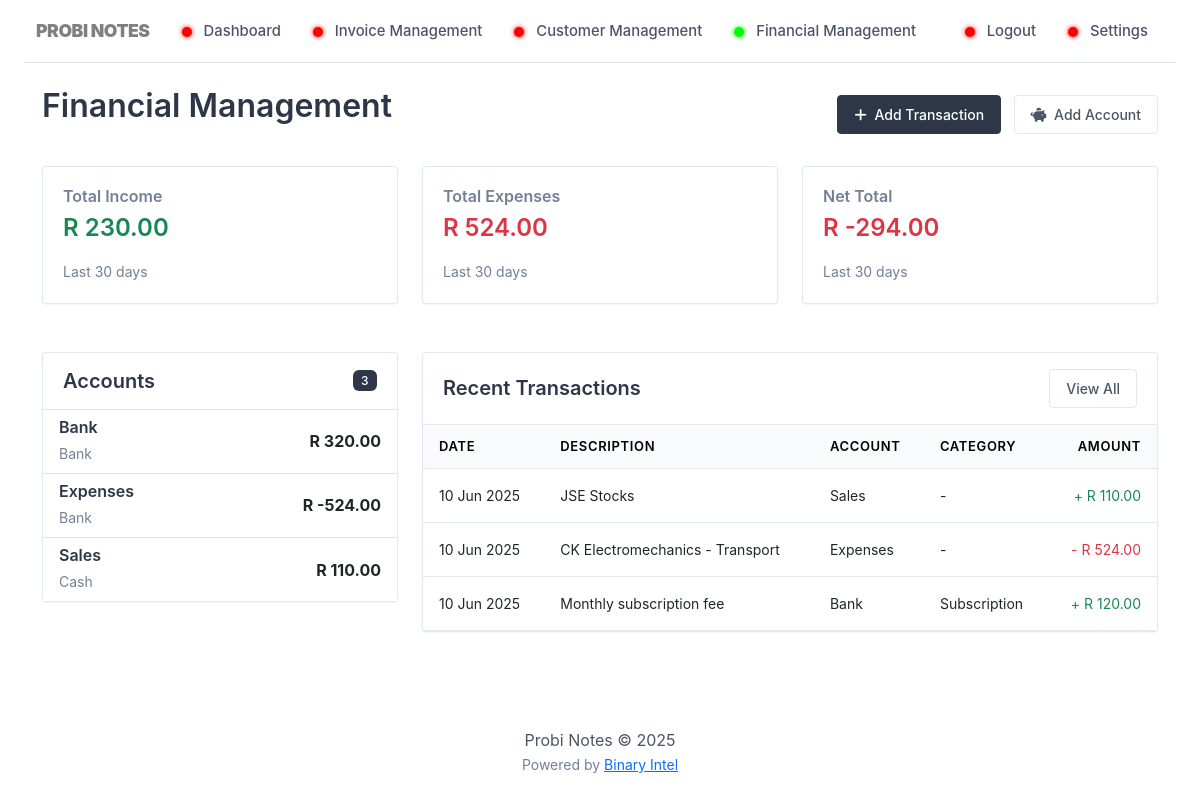
Screenshot of /financial/list.php (signed in) with the database file from the repository.
### tables this page shows
CREATE TABLE `financial_accounts` (
  `id` int(11) NOT NULL,
  `user_id` int(11) NOT NULL,
  `account_name` varchar(100) NOT NULL,
  `account_type` enum('bank','cash','credit_card','investment','loan','other') NOT NULL,
  `account_number` varchar(50) DEFAULT NULL,
  `bank_name` varchar(100) DEFAULT NULL,
  `opening_balance` decimal(15,2) DEFAULT 0.00,
  `current_balance` decimal(15,2) DEFAULT 0.00,
  `currency` varchar(3) DEFAULT 'ZAR',
  `description` text DEFAULT NULL,
  `is_active` tinyint(1) DEFAULT 1,
  `created_at` timestamp NOT NULL DEFAULT current_timestamp(),
  `updated_at` timestamp NOT NULL DEFAULT current_timestamp() ON UPDATE current_timestamp()
);

CREATE TABLE `transactions` (
  `id` int(11) NOT NULL,
  `user_id` int(11) NOT NULL,
  `account_id` int(11) NOT NULL,
  `transaction_date` date NOT NULL,
  `amount` decimal(15,2) NOT NULL,
  `type` enum('income','expense','transfer') NOT NULL,
  `category_id` int(11) DEFAULT NULL,
  `payee` varchar(100) DEFAULT NULL,
  `description` text DEFAULT NULL,
  `reference` varchar(100) DEFAULT NULL,
  `is_reconciled` tinyint(1) DEFAULT 0,
  `created_at` timestamp NOT NULL DEFAULT current_timestamp(),
  `updated_at` timestamp NOT NULL DEFAULT current_timestamp() ON UPDATE current_timestamp()
);

CREATE TABLE `transaction_categories` (
  `id` int(11) NOT NULL,
  `user_id` int(11) NOT NULL,
  `name` varchar(50) NOT NULL,
  `type` enum('income','expense') NOT NULL,
  `color` varchar(7) DEFAULT '#6c757d',
  `is_default` tinyint(1) DEFAULT 0,
  `created_at` timestamp NOT NULL DEFAULT current_timestamp()
);

### financial/list.php (the view, shortened to what this page needs)
<?php
require_once '../includes/config.php';
require_once '../includes/header.php';
require_once '../includes/navigation.php';
function safe_output($data) {
    return htmlspecialchars((string)$data, ENT_QUOTES, 'UTF-8');
}
try {
    $accounts = $pdo->prepare("SELECT * FROM financial_accounts WHERE user_id = ? ORDER BY account_name");
    $accounts->execute([$_SESSION['user_id']]);
    $accounts = $accounts->fetchAll();
    $transactions = $pdo->prepare("
        SELECT t.*, a.account_name, c.name as category_name
        FROM transactions t
        LEFT JOIN financial_accounts a ON t.account_id = a.id
        LEFT JOIN transaction_categories c ON t.category_id = c.id
        WHERE t.user_id = ? AND t.transaction_date >= DATE_SUB(CURDATE(), INTERVAL 30 DAY)
        ORDER BY t.transaction_date DESC
    ");
    $transactions->execute([$_SESSION['user_id']]);
    $transactions = $transactions->fetchAll();
    $incomeTotal = $pdo->prepare("SELECT SUM(amount) as total FROM transactions WHERE user_id = ? AND type = 'income' AND transaction_date >= DATE_SUB(CURDATE(), INTERVAL 30 DAY)");
    $incomeTotal->execute([$_SESSION['user_id']]);
    $incomeTotal = $incomeTotal->fetch()['total'] ?? 0;
    $expenseTotal = $pdo->prepare("SELECT SUM(amount) as total FROM transactions WHERE user_id = ? AND type = 'expense' AND transaction_date >= DATE_SUB(CURDATE(), INTERVAL 30 DAY)");
    $expenseTotal->execute([$_SESSION['user_id']]);
    $expenseTotal = $expenseTotal->fetch()['total'] ?? 0;
    $netTotal = $incomeTotal - $expenseTotal;
} catch (PDOException $e) {
    error_log("Database error: " . $e->getMessage());
    $_SESSION['error_message'] = "Error loading financial data";
    header('Location: /dashboard.php');
    exit;
}
?>
<div class="container mt-4">
    <div class="row">
        <div class="col-md-12">
            <div class="d-flex justify-content-between align-items-center mb-4">
                <h2>Financial Management</h2>
                <div>
                    <button class="btn btn-primary me-2" data-bs-toggle="modal" data-bs-target="#addTransactionModal">
                        <i class="fas fa-plus me-1"></i> Add Transaction
                    </button>
                    <button class="btn btn-outline-secondary" data-bs-toggle="modal" data-bs-target="#addAccountModal">
                        <i class="fas fa-piggy-bank me-1"></i> Add Account
                    </button>
                </div>
            </div>
        </div>
    </div>
    <div class="row mb-4">
        <div class="col-md-4">
            <div class="card">
                <div class="card-body">
                    <h6 class="card-title text-muted">Total Income</h6>
                    <h4 class="text-success">R <?= number_format($incomeTotal, 2) ?></h4>
                    <small class="text-muted">Last 30 days</small>
                </div>
            </div>
        </div>
        <div class="col-md-4">
            <div class="card">
                <div class="card-body">
                    <h6 class="card-title text-muted">Total Expenses</h6>
                    <h4 class="text-danger">R <?= number_format($expenseTotal, 2) ?></h4>
                    <small class="text-muted">Last 30 days</small>
                </div>
            </div>
        </div>
        <div class="col-md-4">
            <div class="card">
                <div class="card-body">
                    <h6 class="card-title text-muted">Net Total</h6>
                    <h4 class="<?= $netTotal >= 0 ? 'text-success' : 'text-danger' ?>">R <?= number_format($netTotal, 2) ?></h4>
                    <small class="text-muted">Last 30 days</small>
                </div>
            </div>
        </div>
    </div>
    <div class="row">
        <div class="col-md-4">
            <div class="card">
                <div class="card-header d-flex justify-content-between align-items-center">
                    <h5 class="mb-0">Accounts</h5>
                    <span class="badge bg-primary"><?= count($accounts) ?></span>
                </div>
                <div class="card-body p-0">
                    <div class="list-group list-group-flush">
                        <?php foreach ($accounts as $account): ?>
                        <div class="list-group-item d-flex justify-content-between align-items-center">
                            <div>
                                <h6 class="mb-1"><?= safe_output($account['account_name']) ?></h6>
                                <small class="text-muted"><?= safe_output(ucfirst(str_replace('_', ' ', $account['account_type']))) ?></small>
                            </div>
                            <span class="fw-bold">R <?= number_format($account['current_balance'], 2) ?></span>
                        </div>
                        <?php endforeach; ?>
                    </div>
                </div>
            </div>
        </div>
        <div class="col-md-8">
            <div class="card">
                <div class="card-header d-flex justify-content-between align-items-center">
                    <h5 class="mb-0">Recent Transactions</h5>
                    <div>
                        <a href="transactions.php" class="btn btn-sm btn-outline-secondary">View All</a>
                    </div>
                </div>
                <div class="card-body p-0">
                    <div class="table-responsive">
                        <table class="table table-hover mb-0">
                            <thead class="table-light">
                                <tr>
                                    <th>Date</th>
                                    <th>Description</th>
                                    <th>Account</th>
                                    <th>Category</th>
                                    <th class="text-end">Amount</th>
                                </tr>
                            </thead>
                            <tbody>
                                <?php foreach ($transactions as $transaction): ?>
                                <tr>
                                    <td><?= date('d M Y', strtotime($transaction['transaction_date'])) ?></td>
                                    <td><?= safe_output($transaction['description'] ?? '') ?></td>
                                    <td><?= safe_output($transaction['account_name'] ?? '') ?></td>
                                    <td><?= safe_output($transaction['category_name'] ?? '-') ?></td>
                                    <td class="text-end <?= $transaction['type'] === 'income' ? 'text-success' : 'text-danger' ?>">
                                        <?= $transaction['type'] === 'income' ? '+' : '-' ?> R <?= number_format($transaction['amount'], 2) ?>
                                    </td>
                                </tr>
                                <?php endforeach; ?>
                            </tbody>
                        </table>
                    </div>
                </div>
            </div>
        </div>
    </div>
</div>
<?php require_once '../includes/footer.php'; ?>

### assets/css/style.css (style rules this page uses)
:root { --primary-text: #2d3748; --secondary-text: #4a5568; --border-color: #e2e8f0; --light-bg: #f8fafc; --medium-bg: #edf2f7; --dark-bg: #e2e8f0; --accent-color: #718096; --border-radius: 4px; --shadow-sm: 0 1px 2px 0 rgba(0, 0, 0, 0.05); --shadow-md: 0 4px 6px -1px rgba(0, 0, 0, 0.1); }
body { font-family: 'Inter', -apple-system, BlinkMacSystemFont, 'Segoe UI', Roboto, sans-serif; line-height: 1.5; color: var(--primary-text); background-color: white; padding-top: 0; -webkit-font-smoothing: antialiased; }
h1, h2, h3, h4, h5, h6 { font-weight: 600; color: var(--primary-text); margin-bottom: 1rem; }
.card { border: 1px solid var(--border-color); border-radius: var(--border-radius); background-color: white; box-shadow: var(--shadow-sm); margin-bottom: 1.5rem; }
.card-header { background-color: white; border-bottom: 1px solid var(--border-color); padding: 1rem 1.25rem; font-weight: 600; }
.card-body { padding: 1.25rem; }
.table { color: var(--primary-text); width: 100%; }
.table thead th { background-color: var(--light-bg); border-bottom: 1px solid var(--border-color); font-weight: 600; padding: 0.75rem 1rem; font-size: 0.8125rem; text-transform: uppercase; letter-spacing: 0.05em; }
.table tbody td { padding: 1rem; border-bottom: 1px solid var(--border-color); vertical-align: middle; font-size: 0.875rem; }
.btn { border-radius: var(--border-radius); padding: 0.5rem 1rem; font-size: 0.875rem; font-weight: 500; transition: none; }
.btn-primary { background-color: var(--primary-text); border-color: var(--primary-text); }
.btn-outline-secondary { border-color: var(--border-color); color: var(--secondary-text); }
.badge { font-weight: 500; font-size: 0.75rem; padding: 0.35em 0.65em; letter-spacing: 0.05em; }
.badge.bg-primary { background-color: var(--primary-text) !important; }
.text-muted { color: #718096 !important; }

### includes/header.php (style rules this page uses)
body { opacity: 0; transition: opacity 0.3s ease; }

### rows the page displays
financial_accounts: account_name "Bank", account_type "Bank", current_balance "320.00"
financial_accounts: account_name "Expenses", account_type "Bank", current_balance "-524.00"
financial_accounts: account_name "Sales", account_type "Cash", current_balance "110.00"
transactions: transaction_date "10 Jun 2025", description "JSE Stocks", account.account_name "Sales", category_name "-", amount "110.00"
transactions: transaction_date "10 Jun 2025", description "CK Electromechanics - Transport", account.account_name "Expenses", category_name "-", amount "524.00"
transactions: transaction_date "10 Jun 2025", description "Monthly subscription fee", account.account_name "Bank", category.name "Subscription", amount "120.00"

### other values shown
$incomeTotal "230.00"
$expenseTotal "524.00"
$netTotal "-294.00"
count($accounts) "3"
